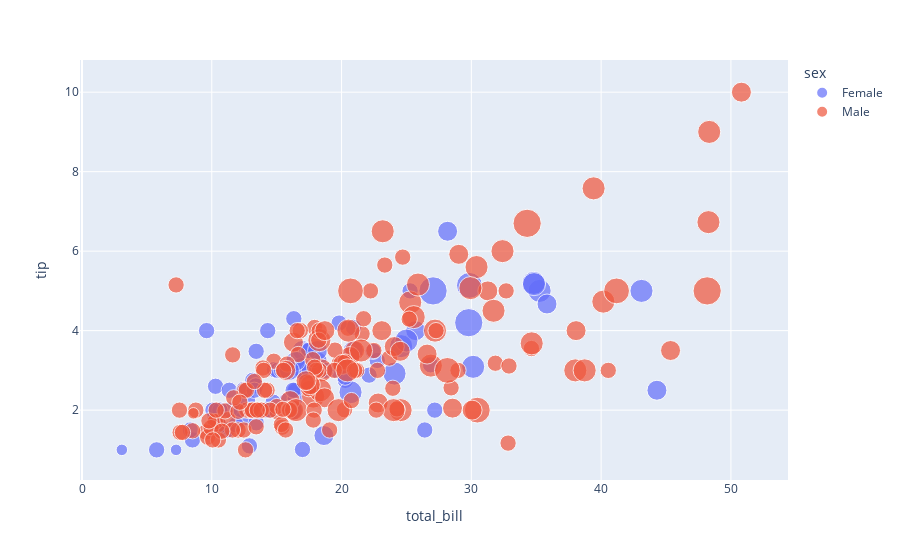

Here is the notebook cell this chart was saved with:
### Code cell
fig2 = px.scatter(df, x="total_bill",y="tip", size="size", color= "sex")
fig2.show()

### Figure 1 — Plotly figure (JSON) as saved in the notebook; plotly's stock layout.template omitted (floating-point values rounded to 4 significant figures; data arrays with more than 128 entries replaced by an {"elided": "..."} marker saying what was removed)
{"data": [{"hovertemplate": "sex=Female<br>total_bill=%{x}<br>tip=%{y}<br>size=%{marker.size}<extra></extra>", "legendgroup": "Female", "marker": {"color": "#636efa", "size": [2, 4, 4, 2, 3, 3, 2, 2, 2, 2, 4, 3, 2, 4, 2, 2, 1, 3, 2, 2, 2, 1, 4, 2, 2, 2, 2, 2, 3, 2, 2, 2, 1, 3, 2, 2, 2, 4, 2, 2, 6, 2, 2, 2, 2, 2, 2, 2, 2, 2, 2, 2, 6, 2, 2, 3, 2, 5, 4, 2, 3, 2, 2, 2, 2, 3, 3, 2, 4, 2, 2, 2, 2, 3, 2, 2, 3, 2, 4, 2, 3, 2, 2, 2, 3, 2, 2], "sizemode": "area", "sizeref": 0.015, "symbol": "circle"}, "mode": "markers", "name": "Female", "orientation": "v", "showlegend": true, "type": "scatter", "x": [16.99, 24.59, 35.26, 14.83, 10.33, 16.97, 20.29, 15.77, 19.65, 15.06, 20.69, 16.93, 10.29, 34.81, 26.41, 16.45, 3.07, 17.07, 26.86, 25.28, 14.73, 10.07, 34.83, 5.75, 16.32, 22.75, 11.35, 15.38, 44.3, 22.42, 20.92, 14.31, 7.25, 25.71, 17.31, 10.65, 12.43, 24.08, 13.42, 12.48, 29.8, 14.52, 11.38, 20.27, 11.17, 12.26, 18.26, 8.51, 10.33, 14.15, 13.16, 17.47, 27.05, 16.43, 8.35, 18.64, 11.87, 29.85, 25, 13.39, 16.21, 17.51, 10.59, 10.63, 9.6, 20.9, 18.15, 19.81, 43.11, 13, 12.74, 13, 16.4, 16.47, 12.76, 13.27, 28.17, 12.9, 30.14, 13.42, 15.98, 16.27, 10.09, 22.12, 35.83, 27.18, 18.78], "xaxis": "x", "y": [1.01, 3.61, 5, 3.02, 1.67, 3.5, 2.75, 2.23, 3, 3, 2.45, 3.07, 2.6, 5.2, 1.5, 2.47, 1, 3, 3.14, 5, 2.2, 1.83, 5.17, 1, 4.3, 3.25, 2.5, 3, 2.5, 3.48, 4.08, 4, 1, 4, 3.5, 1.5, 1.8, 2.92, 1.68, 2.52, 4.2, 2, 2, 2.83, 1.5, 2, 3.25, 1.25, 2, 2, 2.75, 3.5, 5, 2.3, 1.5, 1.36, 1.63, 5.14, 3.75, 2.61, 2, 3, 1.61, 2, 4, 3.5, 3.5, 4.19, 5, 2, 2.01, 2, 2.5, 3.23, 2.23, 2.5, 6.5, 1.1, 3.09, 3.48, 3, 2.5, 2, 2.88, 4.67, 2, 3], "yaxis": "y"}, {"hovertemplate": "sex=Male<br>total_bill=%{x}<br>tip=%{y}<br>size=%{marker.size}<extra></extra>", "legendgroup": "Male", "marker": {"color": "#EF553B", "size": {"elided": "157 int values"}, "sizemode": "area", "sizeref": 0.015, "symbol": "circle"}, "mode": "markers", "name": "Male", "orientation": "v", "showlegend": true, "type": "scatter", "x": {"elided": "157 float values"}, "xaxis": "x", "y": {"elided": "157 float values"}, "yaxis": "y"}], "layout": {"legend": {"itemsizing": "constant", "title": {"text": "sex"}, "tracegroupgap": 0}, "margin": {"t": 60}, "xaxis": {"anchor": "y", "domain": [0, 1], "title": {"text": "total_bill"}}, "yaxis": {"anchor": "x", "domain": [0, 1], "title": {"text": "tip"}}}}
